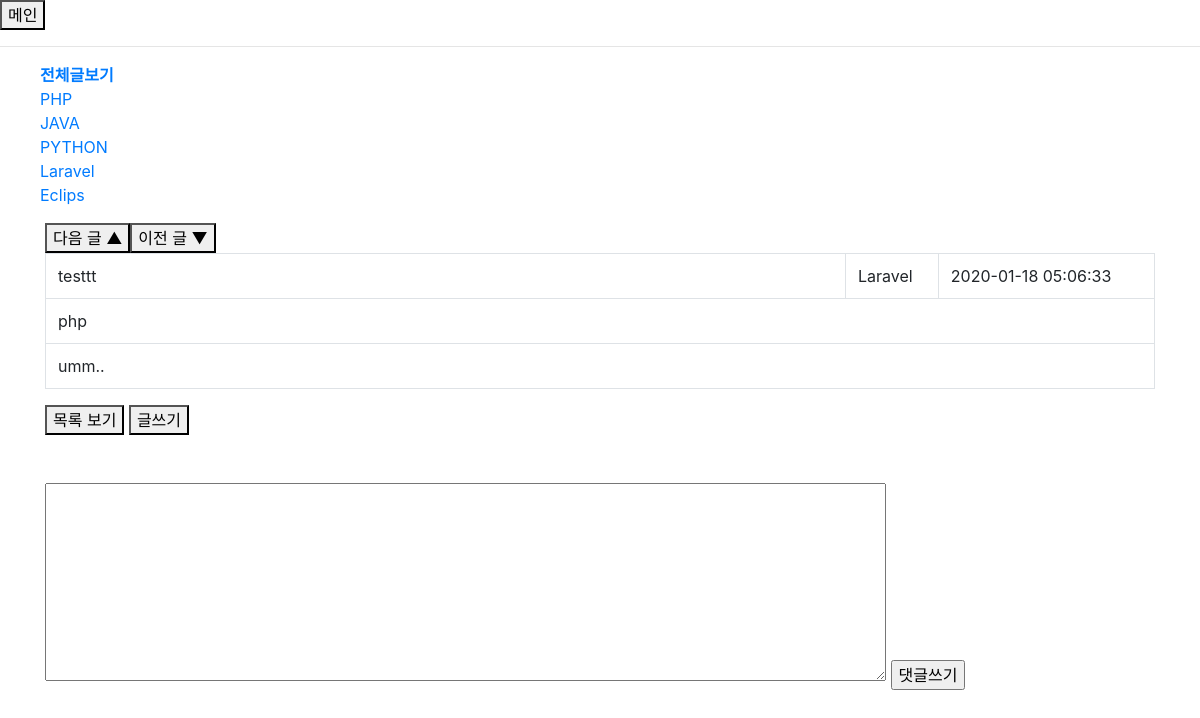
The app's page /show.php?content_no=4 with its own data.
### tables this page shows
create table category_tb(
	category_no int primary key auto_increment,
    category_nm varchar(20) 
)default charset = utf8;

### show.php (the view, shortened to what this page needs)
<link rel="stylesheet" href="css/bootstrap.css">
<link rel="stylesheet" href="show.css">
<header>
<button id="main" onclick="location.href='main.php'">메인</button>
<?php
if(isset($_SESSION['id']))
{   $id = $_SESSION['id'];
    ?>
	<button class="header" onclick="location.href='logout.php'"> 로그아웃</button>
    <a href="mypage.php"><button class="header">마이페이지</button></a>
    <?php
    print '<div class="header">'.$id.' 님</div>';
}
else
{   $id='';
?>
<?php
}
?>
</header>
<hr>
<div class='category'>
<ul>
    <a href="list.php?category=0"><li><b>전체글보기</b></li></a>
    <?php
    $pdo = DB_conn();
    try
    {   $query = "SELECT * from category_tb";
        $stmh = $pdo->prepare($query);
        $stmh->execute();
    }
    catch(PDOException $e){ print 'err: '.$e->getMessage(); }
    while($row=$stmh->fetch(PDO::FETCH_ASSOC))
    {   $cg_no = $row['category_no'];
        $cg_nm = $row['category_nm'];
        print "<a href='list.php?category=$cg_no'><li>$cg_nm</li></a>";
    }
    ?>
</ul>
</div>
<div class="container">
<?php
$_SESSION['content_no'] = $content_no = $_GET['content_no'];
$category = $_SESSION['category'];
try
{
    if($category>0)
    {   $query = "SELECT max(content_no) max, min(content_no) min from contents_tb where category_no = $category";
        $stmh=$pdo->prepare($query);
        $stmh->execute();
    }
    else
    {   $query = "SELECT max(content_no) max, min(content_no) min from contents_tb";
        $stmh=$pdo->prepare($query);
        $stmh->execute();
    }
}
catch(PDOException $e)
{   print 'err: '. $e->getMessage();
$pdo->rollBack();
}
while ($row=$stmh->fetch(PDO::FETCH_ASSOC)) {
    $max=$row['max'];
    $min=$row['min'];
}
try
{
    if($category>0)
    {   $query = "SELECT max(content_no) forward from contents_tb where content_no < $content_no and category_no=$category";
        $stmh=$pdo->prepare($query);
        $stmh->execute();
    }
    else
    {   $query = "SELECT max(content_no) forward from contents_tb where content_no < $content_no";
        $stmh=$pdo->prepare($query);
        $stmh->execute();
    }
}
catch(PDOException $e)
{   print 'err: '. $e->getMessage();
$pdo->rollBack();
}
while ($row=$stmh->fetch(PDO::FETCH_ASSOC)) {
    $forward=$row['forward'];
}
try
{
    if($category>0)
    {   $query = "SELECT min(content_no) next_ from contents_tb where content_no > $content_no and category_no = $category";
        $stmh=$pdo->prepare($query);
        $stmh->execute();
    }
    else
    {   $query = "SELECT min(content_no) next_ from contents_tb where content_no > $content_no";
        $stmh=$pdo->prepare($query);
        $stmh->execute();
    }
}
catch(PDOException $e)
{   print 'err: '. $e->getMessage();
    $pdo->rollBack();
}
while ($row=$stmh->fetch(PDO::FETCH_ASSOC)) {
    $next=$row['next_'];
}
if (!($max==($content_no))) {
    print "<button onclick='location.href=\"show.php?content_no=".($next)."\"'>다음 글 ▲</button>";
}
if (!($min==($content_no))) {
    print "<button onclick='location.href=\"show.php?content_no=".($forward)."\"'>이전 글 ▼</button>";
}
if(!isset($_COOKIE[$id.$content_no])) {
    try
    {
        $query = "update contents_tb set view_cnt = view_cnt + 1 where content_no = :no";
        $stmh=$pdo->prepare($query);
        $stmh->bindValue(':no',$content_no);
        $stmh->execute();
    }
    catch(PDOException $e)
    {   print 'err: '. $e->getMessage();
    $pdo->rollBack();
    }
}
try
{
    $query = "select * from show_view where content_no = :no";
    $stmh=$pdo->prepare($query);
    $stmh->bindValue(':no',$content_no);
    $stmh->execute();
}
catch(PDOException $e)
{   print 'err: '. $e->getMessage();
    $pdo->rollBack();
}
?>
<TABLE class="table table-bordered">
<TBODY>
<?php
while($row=$stmh->fetch(PDO::FETCH_ASSOC))
{?>
    <TR>
        <TD width="800px"><?=$row['title']?></TD>
        <TD><?=$row['category_nm']?></TD>
        <TD><?=$row['write_dt']?></TD>
    </TR>
    <TR>
        <TD colspan="3"><?=$writer=$row['id']?></TD>
    </TR>
    <TR>
        <TD colspan="3"><?=nl2br($row['content'])?></TD>
    </TR>
<?php
}
?>
</TBODY>
</TABLE>
</div>
<div class="container">
<footer>
<button onclick="location.href='list.php'">목록 보기</button>
<button onclick="location.href='insert.php'">글쓰기</button>
</div>
<div class="container">
<?php require_once('reply.php'); ?>
</div>

### show.css (style rules this page uses)
ul { list-style: none; }
a:link { text-decoration: none; }

### records on screen
category_tb: category_nm "PHP"
category_tb: category_nm "JAVA"
category_tb: category_nm "PYTHON"
category_tb: category_nm "Laravel"
category_tb: category_nm "Eclips"

### other values on screen
$row['title'] "testtt"
$row['category_nm'] "Laravel"
$row['write_dt'] "2020-01-18 05:06:33"
$writer=$row['id'] "php"
$row['content'] "umm.."
